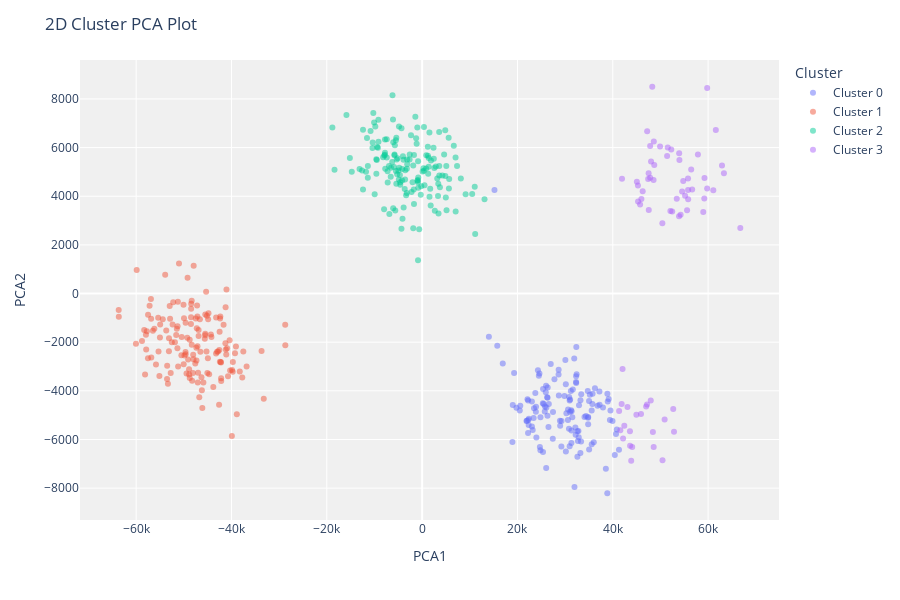

Write notebook code for a chart like this one.
### Code cell
plot_model(kmeans)

### Figure 1 — Plotly figure (JSON) as saved in the notebook; plotly's stock layout.template omitted (floating-point values rounded to 4 significant figures; data arrays with more than 128 entries replaced by an {"elided": "..."} marker saying what was removed)
{"data": [{"customdata": {"elided": "130x1 int values"}, "hovertemplate": "Cluster=Cluster 0<br>PCA1=%{x}<br>PCA2=%{y}<br>Feature=%{customdata[0]}<extra></extra>", "legendgroup": "Cluster 0", "marker": {"color": "#636efa", "opacity": 0.5, "symbol": "circle"}, "mode": "markers", "name": "Cluster 0", "orientation": "v", "showlegend": true, "textposition": "top center", "type": "scatter", "x": {"elided": "130 float values"}, "xaxis": "x", "y": {"elided": "130 float values"}, "yaxis": "y"}, {"customdata": {"elided": "147x1 int values"}, "hovertemplate": "Cluster=Cluster 1<br>PCA1=%{x}<br>PCA2=%{y}<br>Feature=%{customdata[0]}<extra></extra>", "legendgroup": "Cluster 1", "marker": {"color": "#EF553B", "opacity": 0.5, "symbol": "circle"}, "mode": "markers", "name": "Cluster 1", "orientation": "v", "showlegend": true, "textposition": "top center", "type": "scatter", "x": {"elided": "147 float values"}, "xaxis": "x", "y": {"elided": "147 float values"}, "yaxis": "y"}, {"customdata": {"elided": "156x1 int values"}, "hovertemplate": "Cluster=Cluster 2<br>PCA1=%{x}<br>PCA2=%{y}<br>Feature=%{customdata[0]}<extra></extra>", "legendgroup": "Cluster 2", "marker": {"color": "#00cc96", "opacity": 0.5, "symbol": "circle"}, "mode": "markers", "name": "Cluster 2", "orientation": "v", "showlegend": true, "textposition": "top center", "type": "scatter", "x": {"elided": "156 float values"}, "xaxis": "x", "y": {"elided": "156 float values"}, "yaxis": "y"}, {"customdata": [[18], [85], [27], [28], [25], [83], [18], [26], [32], [89], [20], [88], [30], [26], [17], [92], [23], [22], [20], [22], [90], [25], [17], [24], [29], [84], [25], [83], [31], [21], [28], [24], [82], [26], [28], [23], [26], [26], [29], [21], [86], [23], [25], [24], [87], [28], [20], [27], [86], [82], [22], [25], [91], [17], [93], [34], [29], [77], [27], [28], [83], [29], [24], [24], [17], [28], [25], [90], [24], [23], [24], [88]], "hovertemplate": "Cluster=Cluster 3<br>PCA1=%{x}<br>PCA2=%{y}<br>Feature=%{customdata[0]}<extra></extra>", "legendgroup": "Cluster 3", "marker": {"color": "#ab63fa", "opacity": 0.5, "symbol": "circle"}, "mode": "markers", "name": "Cluster 3", "orientation": "v", "showlegend": true, "textposition": "top center", "type": "scatter", "x": [48550.0, 42410.0, 46270.0, 48030.0, 62910.0, 43630.0, 55590.0, 56650.0, 41330.0, 43860.0, 53900.0, 44950.0, 47550.0, 47840.0, 59800.0, 47180.0, 51400.0, 57860.0, 47420.0, 58980.0, 48410, 55170.0, 59800.0, 53980.0, 56450.0, 46990.0, 53420.0, 41580.0, 47840.0, 48600.0, 52470.0, 52260.0, 50430.0, 51530.0, 46000.0, 63320.0, 52090.0, 50400.0, 43600.0, 54540.0, 52680.0, 54780.0, 45730.0, 59240.0, 41860.0, 48280.0, 54230.0, 49920.0, 48580.0, 45920.0, 45300.0, 55810.0, 43080.0, 48700.0, 50870.0, 44070.0, 47210.0, 52840.0, 47520.0, 53920.0, 42160.0, 66750.0, 45280.0, 61620.0, 61090.0, 41930.0, 55780.0, 42050.0, 55800.0, 45050.0, 59200.0, 47960.0], "xaxis": "x", "y": [4668.0, -5432.0, 4207.0, 5422.0, 5261.0, -6255.0, 3427.0, 4271.0, -4824.0, -6877.0, 3177.0, -4986.0, 3438.0, 4758.0, 4316.0, -4558.0, 5657.0, 5718.0, 4709.0, 3351.0, -5694.0, 4017.0, 8450.0, 5488.0, 5101.0, -4647.0, 3894.0, -5616.0, 6060.0, 6250.0, 3372.0, 5916.0, -6854.0, 6007.0, 3884.0, 4946.0, 3388.0, 2891.0, -5657.0, 4194.0, -4749.0, 4630.0, 3658.0, 4745.0, -4543.0, 8500.0, 3238.0, 6049.0, -6305.0, -4954.0, 3778.0, 3879.0, -4661.0, 5282.0, -5178.0, -6308.0, 6674.0, -5678.0, 4942.0, 5766.0, -5954.0, 2693.0, 4437.0, 6726.0, 4244.0, 4718.0, 4732.0, -3106.0, 4253.0, 4591.0, 3904.0, -4397.0], "yaxis": "y"}], "layout": {"height": 600, "legend": {"title": {"text": "Cluster"}, "tracegroupgap": 0}, "margin": {"t": 60}, "plot_bgcolor": "rgb(240,240,240)", "title": {"text": "2D Cluster PCA Plot"}, "xaxis": {"anchor": "y", "domain": [0, 1], "title": {"text": "PCA1"}}, "yaxis": {"anchor": "x", "domain": [0, 1], "title": {"text": "PCA2"}}}}
